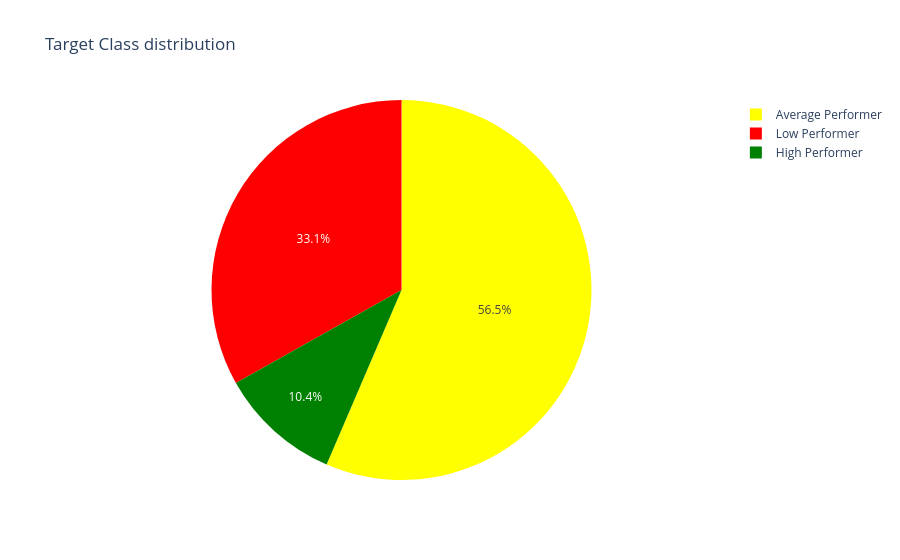

The notebook cell saved with this chart:
### Markdown cell above
### Visualisation

### Code cell
import plotly.express as px 
fig = px.pie(train, names = 'Performance_Category', color= 'Performance_Category',
             color_discrete_map = {'High Performer' : 'Green',
                                   'Average Performer': 'Yellow',
                                   'Low Performer': 'Red'},
            title = 'Target Class distribution')
fig.show()

train.Performance_Category.value_counts()

### Figure 1 — Plotly figure (JSON) as saved in the notebook; plotly's stock layout.template omitted (floating-point values rounded to 4 significant figures; data arrays with more than 128 entries replaced by an {"elided": "..."} marker saying what was removed)
{"data": [{"customdata": {"elided": "2000x1 str values"}, "domain": {"x": [0, 1], "y": [0, 1]}, "hovertemplate": "Performance_Category=%{customdata[0]}<extra></extra>", "labels": {"elided": "2000 str values"}, "legendgroup": "", "marker": {"colors": {"elided": "2000 str values"}}, "name": "", "showlegend": true, "type": "pie"}], "layout": {"legend": {"tracegroupgap": 0}, "title": {"text": "Target Class distribution"}}}
